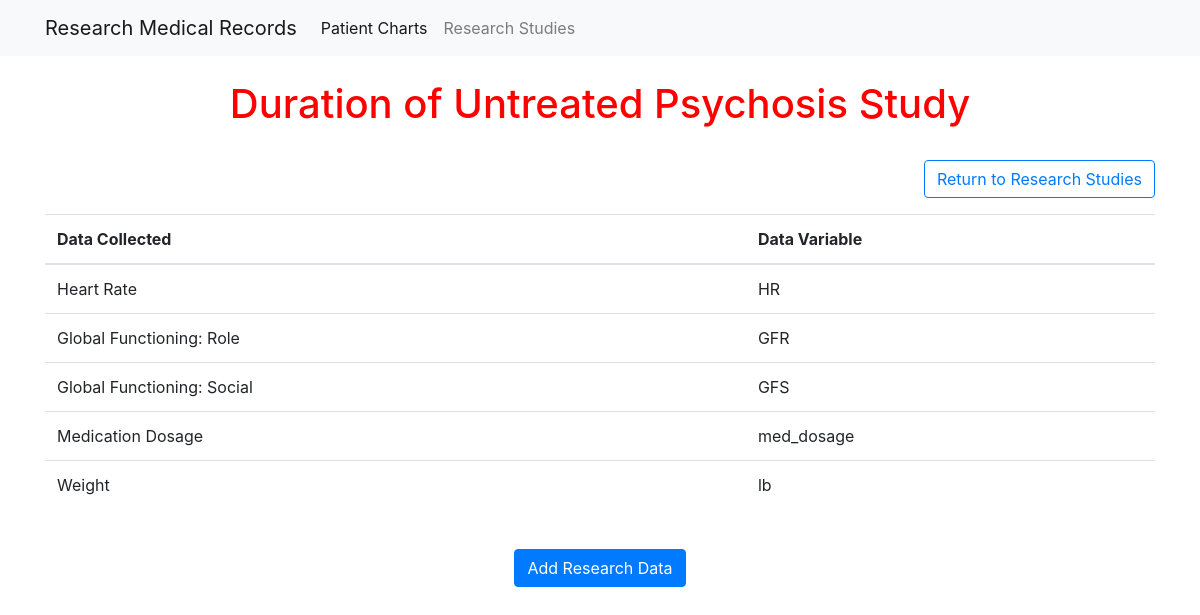
/research/1/, run on the app's committed database.
### research/models.py (models this page shows, shortened)
class ResearchStudy(models.Model):
    name = models.TextField()
    patient = models.ManyToManyField('ptchart.Patient')
    class Meta:
        verbose_name_plural = "Research Studies"

class ResearchQuestion(models.Model):
    variable = models.TextField()
    text = models.TextField()
    research_study = models.ForeignKey('ResearchStudy', on_delete=models.CASCADE)
    class Meta:
        verbose_name_plural = "Research Questions"

### research/views.py (the view)
# urls.py: path("<int:research_id>/", views.research_detail, name="research_detail"),
def research_detail(request, research_id):
    research_study = ResearchStudy.objects.get(id=research_id)
    research_questions = ResearchQuestion.objects.filter(research_study__id=research_id)
    context = {"research_study": research_study, "research_questions": research_questions}
    return render(request, 'research_detail.html', context)

### research/templates/research_detail.html
{% extends "base.html" %}
{% block page_content %}
<br>
<figure class="text-center">
    <h1>{{ research_study.name }}</h1>
    <br>
    <div class="d-grid gap-2 d-md-flex justify-content-md-end">
        <a href="{% url 'research_index' %}"
            class="btn btn-outline-primary">
            Return to Research Studies
        </a>
    </div>
</figure>
<table class="table">
    <thead>
        <tr>
        <th scope="col">Data Collected</th>
        <th scope="col">Data Variable</th>
        </tr>
    </thead>
    <tbody>
        {% for research_question in research_questions %}
        <tr>
            <td>{{ research_question.text }}</td>
            <td>{{ research_question.variable }}</td>
        </tr>
        {% endfor %}
    </tbody>
</table>
<br>
<figure class="text-center">
    <a href="{% url 'research_newquestion' research_study.id %}"
        class="btn btn-primary">
            Add Research Data
    </a>
</figure>
{% endblock %}

### pyemr/static/css/style.css (style rules this page uses)
h1 { color: red; }

### data on the page
ResearchStudy: name "Duration of Untreated Psychosis Study"
ResearchQuestion: text "Heart Rate", variable "HR"
ResearchQuestion: text "Global Functioning: Role", variable "GFR"
ResearchQuestion: text "Global Functioning: Social", variable "GFS"
ResearchQuestion: text "Medication Dosage", variable "med_dosage"
ResearchQuestion: text "Weight", variable "lb"
